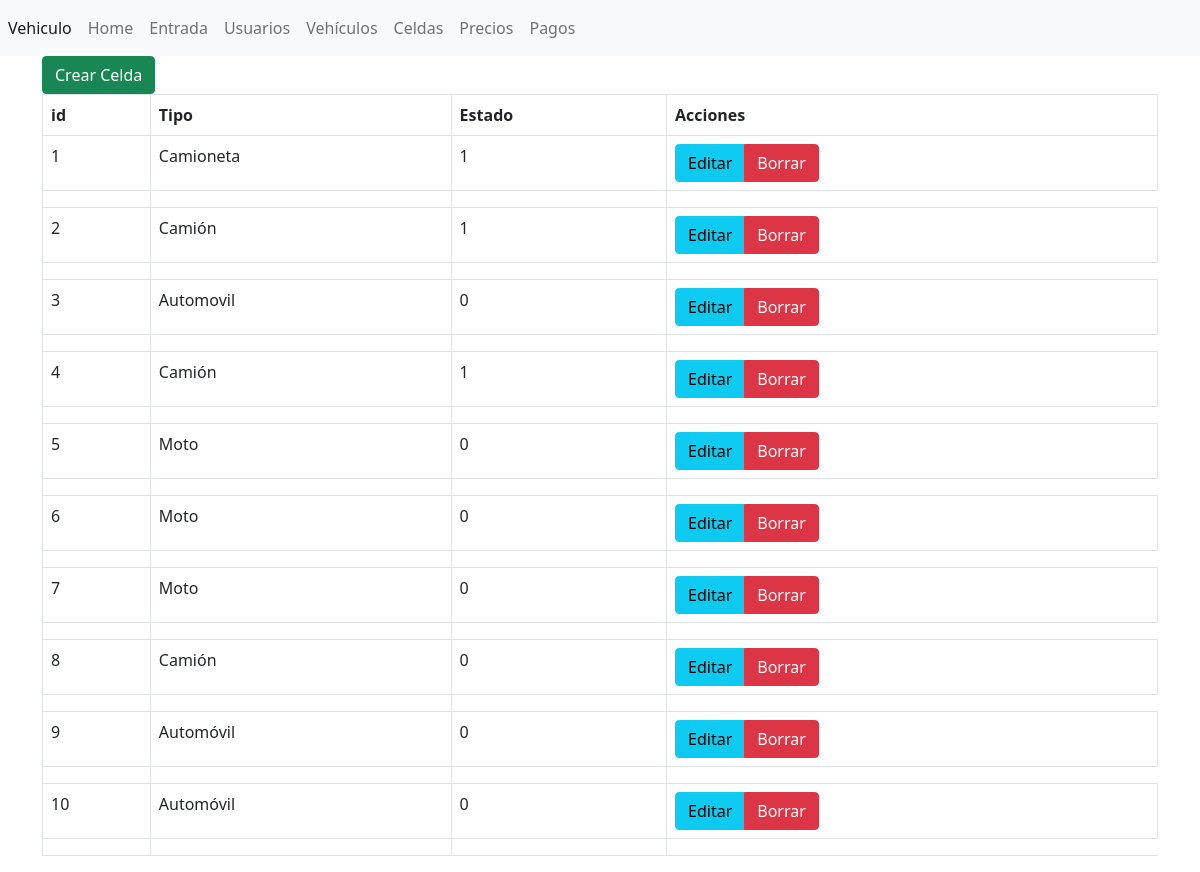
The app's page /parqueadero/parqueadero/index.php?controlador=Celda&accion=inicio with its own data.
### tables this page shows
CREATE TABLE `celda` (
  `id_celda` int(11) NOT NULL,
  `tipo` varchar(50) NOT NULL,
  `estado` tinyint(1) DEFAULT NULL
);

### parqueadero/parqueadero/Controllers/CeldaController.php (called while the page is built, shortened)
<?php
include_once("Models/celda.php");
    class CeldaController{
        public function inicio(){
        $Celda=Celda::consultar();
        include_once("Views/celda/inicio.php");
        }
    }
?>

### parqueadero/parqueadero/index.php (called while the page is built, shortened)
<?php
    require("Views/plantilla.php");
?>

### parqueadero/parqueadero/Models/celda.php (called while the page is built, shortened)
<?php
class Celda{
    public function __construct($id, $tipo, $estado){
        $this->id=$id;
        $this->tipo=$tipo;
        $this->estado=$estado;
    }
    public static function consultar(){
        $listaCelda=[];
        $conexionDB=DB::crearInstancia();
        $sql=$conexionDB->query("SELECT * FROM celda");
        foreach($sql->fetchAll() as $celda){
            $listaCelda[] = new Celda($celda['id_celda'], $celda['tipo'],$celda['estado']);
        }
        return $listaCelda;
    }
}
?>

### parqueadero/parqueadero/Views/celda/inicio.php (the view)
<a name="" id="" class="btn btn-success" href="?controlador=Celda&accion=crear" role="button">Crear Celda</a></a>
<table class="table table-bordered">
    <thead>
        <tr>
            <th>id</th>
            <th>Tipo</th>
            <th>Estado</th>
            <th>Acciones</th>
        </tr>
    </thead>
    <tbody>
<?php foreach ($Celda as $celda) { ?>
        <tr>
            <td><?php echo $celda->id ?></td>
            <td><?php echo $celda->tipo?></td>
            <td><?php echo $celda->estado?></td>
            <td>
                <div class="btn-group" role="group" aria-label="">
                    <a href="?controlador=celda&accion=editar&id_celda=<?php echo $celda->id; ?>" class="btn btn-info">Editar</a>
                    <a href="?controlador=celda&accion=borrar&id_celda=<?php echo $celda->id; ?>" class="btn btn-danger">Borrar</a>
                </div>
            </td>
        </tr>
        <tr>
            <td scope="row"></td>
            <td></td>
            <td></td>
        </tr>
<?php } ?>
    </tbody>
</table>

### records on screen
celda: id_celda "1", tipo "Camioneta", estado "1"
celda: id_celda "2", tipo "Camión", estado "1"
celda: id_celda "3", tipo "Automovil", estado "0"
celda: id_celda "4", tipo "Camión", estado "1"
celda: id_celda "5", tipo "Moto", estado "0"
celda: id_celda "6", tipo "Moto", estado "0"
celda: id_celda "7", tipo "Moto", estado "0"
celda: id_celda "8", tipo "Camión", estado "0"
celda: id_celda "9", tipo "Automóvil", estado "0"
celda: id_celda "10", tipo "Automóvil", estado "0"
